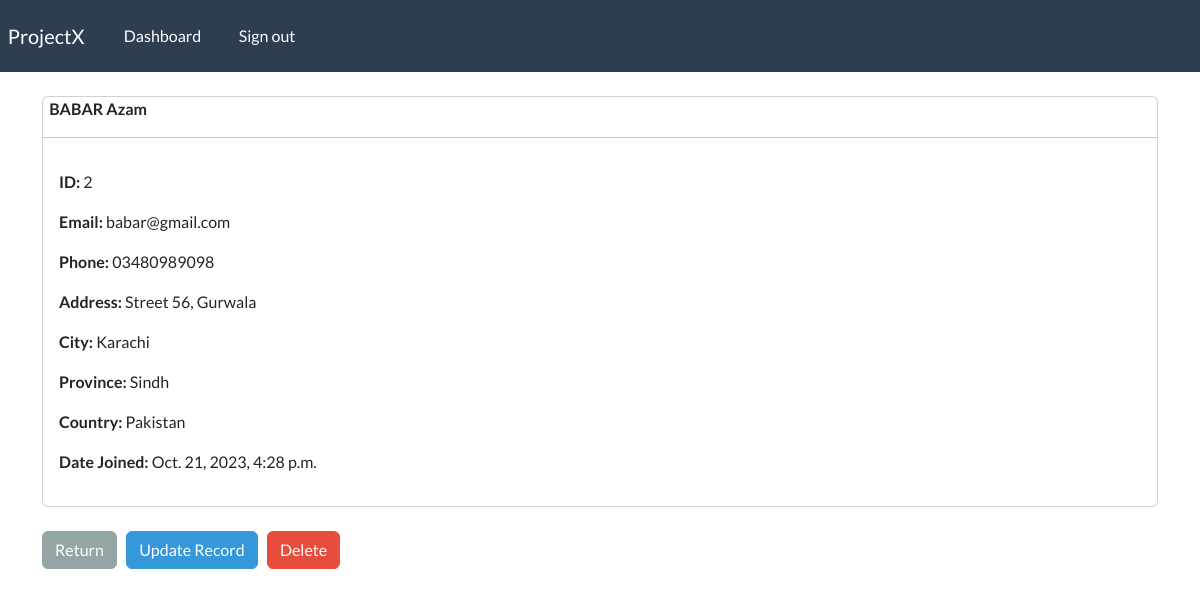
/record/2 (signed in), run on an earlier commit of the app's database.
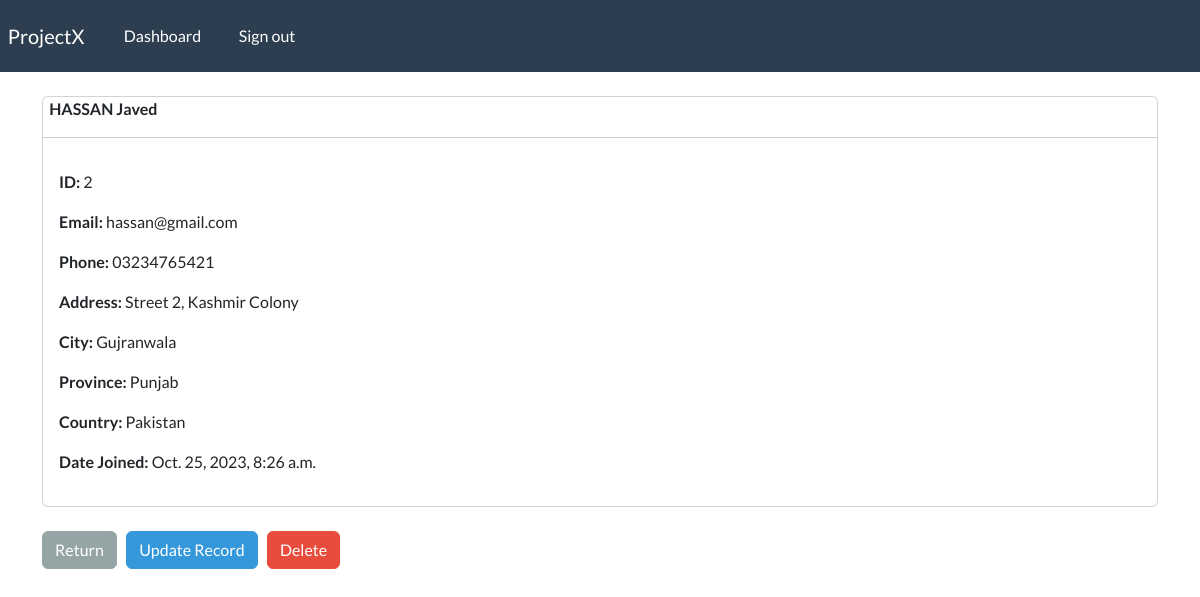
And on a later commit of the database.
### webapp/models.py (models this page shows, shortened)
class Record(models.Model):
    user = models.ForeignKey(User, on_delete=models.CASCADE) # For Singleton
    creation_date = models.DateTimeField(auto_now_add=True)
    first_name = models.CharField(max_length=100)
    last_name = models.CharField(max_length=100)
    email = models.CharField(max_length=25)
    phone = models.CharField(max_length=20)
    address = models.CharField(max_length=200)
    city = models.CharField(max_length=200)
    province = models.CharField(max_length=200)
    country = models.CharField(max_length=200)

### webapp/views.py (the view)
# urls.py: path('record/<int:pk>', views.singular_record, name="record"),
@login_required(login_url='my-login')
def singular_record(request, pk):
    all_records = Record.objects.get(id=pk)
    context = {'record': all_records}
    return render(request, 'webapp/view-record.html', context=context)

### webapp/templates/webapp/view-record.html (shortened to what this page needs)
{% extends 'webapp/base.html' %}
{% block content %}
<div class="card">
<strong>
    {{record.first_name | upper}}
    {{record.last_name}}
</strong>
<hr>
<div class="card-body">
<p>  <strong> ID: </strong>{{record.id}} </p>
<p>  <strong> Email: </strong>{{record.email}} </p>
<p>  <strong> Phone: </strong>{{record.phone}} </p>
<p>  <strong> Address: </strong>{{record.address}} </p>
<p>  <strong> City: </strong>{{record.city}} </p>
<p>  <strong> Province: </strong>{{record.province}} </p>
<p>  <strong> Country: </strong>{{record.country}} </p>
<p>  <strong> Date Joined: </strong>{{record.creation_date}} </p>
</div>
</div>
<br>
<a href="{% url 'dashboard' %}" class="btn btn-secondary"> Return </a>
<a href="{% url 'update-record' record.id %}" class="btn btn-info"> Update Record </a>
<a href="{% url 'delete-record' record.id %}" class="btn btn-danger"> Delete </a>
{% endblock %}

### webapp/templates/webapp/base.html (shortened to what this page needs)
{% load static %}
<!DOCTYPE html>
<html lang="en">
<head>
    <link rel="stylesheet" type="text/css" href="https://bootswatch.com/5/flatly/bootstrap.min.css">
    <link rel="stylesheet" type="text/css" href="{% static 'css/style.css'%}">
</head>
<body>
   {% include 'webapp/navbar.html' %}
    <div class="container">
       <br>
        {% block content %}
        {% endblock %}
    </div>
</body>
</html>

### webapp/templates/webapp/navbar.html (shortened to what this page needs)
<nav class="navbar navbar-expand-lg navbar-dark bg-primary justify-content-center">
    <a class="navbar-brand main-heading" href="{% url '' %}">
      &nbsp; ProjectX
    </a>
      <div class="collapse navbar-collapse text-center" id="navbarNavDropdown">
        <ul class="navbar-nav mr-auto">
          {% if user.is_authenticated %}
            <li class="nav-item">
              <a class="nav-link" href="{% url 'dashboard' %}">Dashboard &nbsp;  </a>
            </li>
            <li class="nav-item">
              <a class="nav-link" href="{% url 'user-logout' %}">Sign out &nbsp;  </a>
            </li>
        </ul>
        {% endif %}
      </div>
  </nav>

What changed in the data, as far as the page shows it:
changed Record "Pakistan": first_name "BABAR" → "HASSAN"; last_name "Azam" → "Javed"; email "babar@gmail.com" → "hassan@gmail.com"; phone "03480989098" → "03234765421"; address "Street 56, Gurwala" → "Street 2, Kashmir Colony"; city "Karachi" → "Gujranwala"; province "Sindh" → "Punjab"; creation_date "Oct. 21, 2023, 4:28 p.m." → "Oct. 25, 2023, 8:26 a.m."
